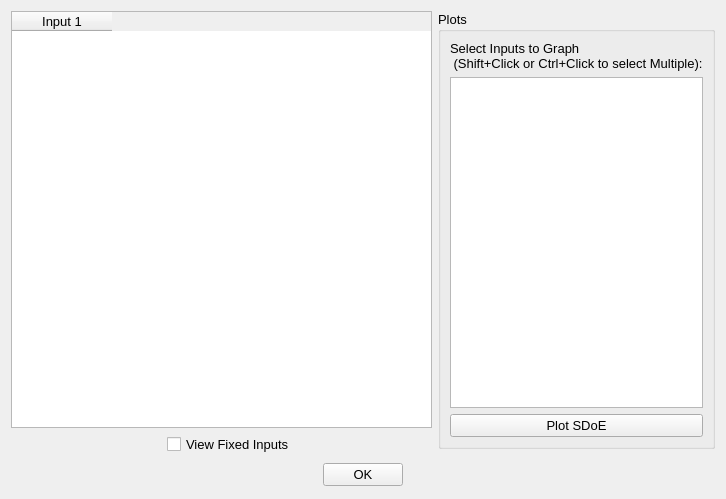
<?xml version="1.0" encoding="UTF-8"?>
<ui version="4.0">
 <class>Dialog</class>
 <widget class="QDialog" name="Dialog">
  <property name="windowModality">
   <enum>Qt::WindowModal</enum>
  </property>
  <property name="geometry">
   <rect>
    <x>0</x>
    <y>0</y>
    <width>726</width>
    <height>499</height>
   </rect>
  </property>
  <property name="font">
   <font>
    <pointsize>10</pointsize>
   </font>
  </property>
  <property name="focusPolicy">
   <enum>Qt::NoFocus</enum>
  </property>
  <property name="windowTitle">
   <string>CCSI SDOE - Preview Inputs</string>
  </property>
  <layout class="QGridLayout" name="gridLayout_3">
   <item row="0" column="0" rowspan="2">
    <layout class="QVBoxLayout" name="verticalLayout_2">
     <item>
      <widget class="QTableWidget" name="table">
       <property name="minimumSize">
        <size>
         <width>371</width>
         <height>0</height>
        </size>
       </property>
       <column>
        <property name="text">
         <string>Input 1</string>
        </property>
       </column>
      </widget>
     </item>
     <item>
      <layout class="QHBoxLayout" name="horizontalLayout_2">
       <item>
        <spacer name="horizontalSpacer_3">
         <property name="orientation">
          <enum>Qt::Horizontal</enum>
         </property>
         <property name="sizeHint" stdset="0">
          <size>
           <width>208</width>
           <height>20</height>
          </size>
         </property>
        </spacer>
       </item>
       <item>
        <widget class="QCheckBox" name="fixedInputsCheck">
         <property name="text">
          <string>View Fixed Inputs</string>
         </property>
        </widget>
       </item>
       <item>
        <spacer name="horizontalSpacer_4">
         <property name="orientation">
          <enum>Qt::Horizontal</enum>
         </property>
         <property name="sizeHint" stdset="0">
          <size>
           <width>188</width>
           <height>20</height>
          </size>
         </property>
        </spacer>
       </item>
      </layout>
     </item>
    </layout>
   </item>
   <item row="0" column="1">
    <widget class="QGroupBox" name="group1D">
     <property name="title">
      <string>Plots</string>
     </property>
     <layout class="QGridLayout" name="gridLayout">
      <item row="0" column="0">
       <layout class="QVBoxLayout" name="verticalLayout">
        <item>
         <widget class="QLabel" name="label">
          <property name="text">
           <string>Select Inputs to Graph
 (Shift+Click or Ctrl+Click to select Multiple):</string>
          </property>
         </widget>
        </item>
        <item>
         <widget class="QListWidget" name="inputList">
          <property name="focusPolicy">
           <enum>Qt::WheelFocus</enum>
          </property>
          <property name="toolTip">
           <string/>
          </property>
         </widget>
        </item>
        <item>
         <widget class="QPushButton" name="plotSdoeButton">
          <property name="focusPolicy">
           <enum>Qt::NoFocus</enum>
          </property>
          <property name="toolTip">
           <string>&lt;html&gt;&lt;head/&gt;&lt;body&gt;&lt;p&gt;&lt;span style=&quot; font-family:'Calibri'; font-size:12pt; color:#000000;&quot;&gt;Create pairwise scatterplots and histograms for all selected columns&lt;/span&gt;&lt;/p&gt;&lt;/body&gt;&lt;/html&gt;</string>
          </property>
          <property name="text">
           <string>Plot SDoE</string>
          </property>
         </widget>
        </item>
       </layout>
      </item>
     </layout>
    </widget>
   </item>
   <item row="2" column="0" colspan="2">
    <layout class="QHBoxLayout" name="horizontalLayout">
     <item>
      <spacer name="horizontalSpacer">
       <property name="orientation">
        <enum>Qt::Horizontal</enum>
       </property>
       <property name="sizeHint" stdset="0">
        <size>
         <width>248</width>
         <height>20</height>
        </size>
       </property>
      </spacer>
     </item>
     <item>
      <widget class="QPushButton" name="okButton">
       <property name="focusPolicy">
        <enum>Qt::NoFocus</enum>
       </property>
       <property name="text">
        <string>OK</string>
       </property>
      </widget>
     </item>
     <item>
      <spacer name="horizontalSpacer_2">
       <property name="orientation">
        <enum>Qt::Horizontal</enum>
       </property>
       <property name="sizeHint" stdset="0">
        <size>
         <width>218</width>
         <height>27</height>
        </size>
       </property>
      </spacer>
     </item>
    </layout>
   </item>
  </layout>
 </widget>
 <resources/>
 <connections>
  <connection>
   <sender>okButton</sender>
   <signal>clicked()</signal>
   <receiver>Dialog</receiver>
   <slot>close()</slot>
   <hints>
    <hint type="sourcelabel">
     <x>266</x>
     <y>433</y>
    </hint>
    <hint type="destinationlabel">
     <x>276</x>
     <y>232</y>
    </hint>
   </hints>
  </connection>
 </connections>
</ui>
